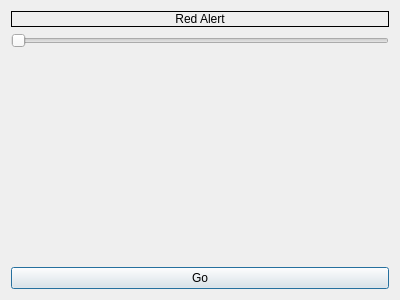
<?xml version="1.0" encoding="UTF-8"?>
<ui version="4.0">
 <class>Dialog</class>
 <widget class="QDialog" name="Dialog">
  <property name="geometry">
   <rect>
    <x>0</x>
    <y>0</y>
    <width>400</width>
    <height>300</height>
   </rect>
  </property>
  <property name="windowTitle">
   <string>Dialog</string>
  </property>
  <layout class="QVBoxLayout" name="verticalLayout">
   <item>
    <widget class="QLabel" name="label">
     <property name="frameShape">
      <enum>QFrame::Box</enum>
     </property>
     <property name="text">
      <string>Red Alert</string>
     </property>
     <property name="alignment">
      <set>Qt::AlignCenter</set>
     </property>
    </widget>
   </item>
   <item>
    <widget class="QSlider" name="horizontalSlider">
     <property name="orientation">
      <enum>Qt::Horizontal</enum>
     </property>
    </widget>
   </item>
   <item>
    <spacer name="verticalSpacer">
     <property name="orientation">
      <enum>Qt::Vertical</enum>
     </property>
     <property name="sizeHint" stdset="0">
      <size>
       <width>20</width>
       <height>208</height>
      </size>
     </property>
    </spacer>
   </item>
   <item>
    <widget class="QPushButton" name="pushButton">
     <property name="text">
      <string>Go</string>
     </property>
    </widget>
   </item>
  </layout>
 </widget>
 <layoutdefault spacing="6" margin="11"/>
 <resources/>
 <connections/>
</ui>
